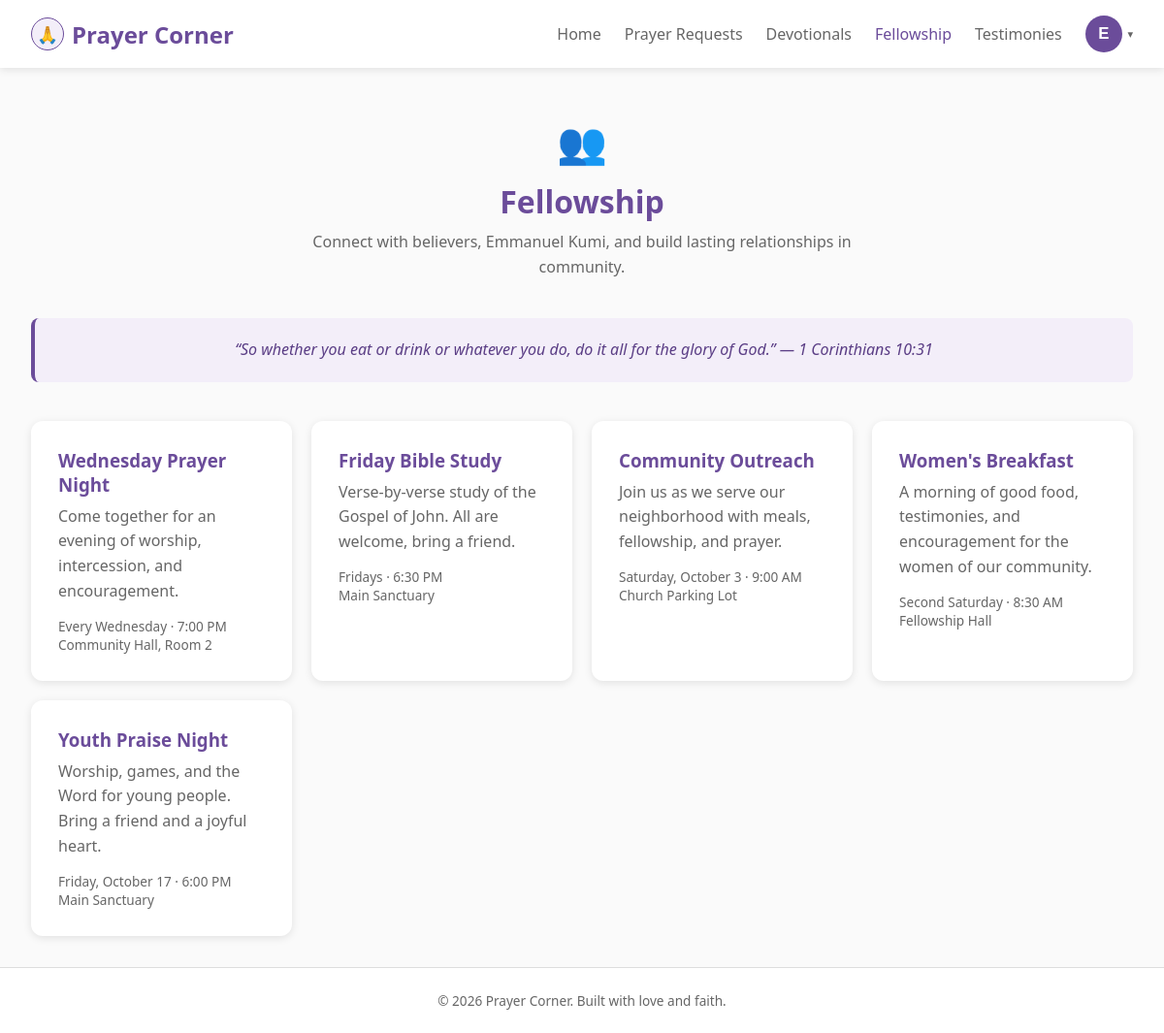
Page /fellowship.php (signed in) on the committed database.
### tables this page shows
CREATE TABLE `fellowship_events` (
  `id` int unsigned NOT NULL AUTO_INCREMENT,
  `title` varchar(200) NOT NULL,
  `schedule` varchar(200) NOT NULL,
  `location` varchar(200) NOT NULL,
  `body` text NOT NULL,
  `created_at` timestamp NULL DEFAULT CURRENT_TIMESTAMP,
  PRIMARY KEY (`id`)
);

### partials/verses.php (called while the page is built, shortened)
<?php
function get_daily_verse(string $page): array
{
    static $pools = null;
    if ($pools === null) {
        $pools = $GLOBALS['_verse_pools'] ?? [];
    }
    $pool = $pools[$page] ?? [];
    $index = (int) date('z') % count($pool);
    return $pool[$index];
}

### partials/helpers.php (called while the page is built, shortened)
<?php
if (!function_exists('h')) {
    function h(string $s): string
    {
        return htmlspecialchars($s, ENT_QUOTES, 'UTF-8');
    }
}

### config.php (called while the page is built, shortened)
<?php
function db(): PDO {
    static $pdo = null;
    if ($pdo === null) {
        try {
            $pdo = new PDO(
                'mysql:host=' . DB_HOST . ';port=' . DB_PORT . ';charset=utf8mb4',
                DB_USER,
                DB_PASS,
                [
                    PDO::ATTR_ERRMODE => PDO::ERRMODE_EXCEPTION,
                    PDO::ATTR_DEFAULT_FETCH_MODE => PDO::FETCH_ASSOC,
                ]
            );
            $pdo->exec('CREATE DATABASE IF NOT EXISTS `' . DB_NAME . '` CHARACTER SET utf8mb4 COLLATE utf8mb4_unicode_ci');
            $pdo->exec('USE `' . DB_NAME . '`');
            $pdo->exec(
                'CREATE TABLE IF NOT EXISTS users (
                    id INT UNSIGNED AUTO_INCREMENT PRIMARY KEY,
                    full_name VARCHAR(100) NOT NULL,
                    email VARCHAR(190) NOT NULL UNIQUE,
                    username VARCHAR(30) NOT NULL UNIQUE,
                    password_hash VARCHAR(255) NOT NULL,
                    created_at TIMESTAMP DEFAULT CURRENT_TIMESTAMP
                ) ENGINE=InnoDB'
            );
            $pdo->exec(
                'CREATE TABLE IF NOT EXISTS prayer_requests (
                    id INT UNSIGNED AUTO_INCREMENT PRIMARY KEY,
                    user_id INT UNSIGNED NOT NULL,
                    body TEXT NOT NULL,
                    created_at TIMESTAMP DEFAULT CURRENT_TIMESTAMP,
                    answered_at TIMESTAMP NULL DEFAULT NULL,
                    FOREIGN KEY (user_id) REFERENCES users(id) ON DELETE CASCADE
                ) ENGINE=InnoDB'
            );
            $pdo->exec(
                'CREATE TABLE IF NOT EXISTS prayer_requests_prayed (
                    id INT UNSIGNED AUTO_INCREMENT PRIMARY KEY,
                    prayer_request_id INT UNSIGNED NOT NULL,
                    user_id INT UNSIGNED NOT NULL,
                    created_at TIMESTAMP DEFAULT CURRENT_TIMESTAMP,
                    UNIQUE KEY (prayer_request_id, user_id),
                    FOREIGN KEY (prayer_request_id) REFERENCES prayer_requests(id) ON DELETE CASCADE,
                    FOREIGN KEY (user_id) REFERENCES users(id) ON DELETE CASCADE
                ) ENGINE=InnoDB'
            );
            $pdo->exec(
                'CREATE TABLE IF NOT EXISTS testimonies (
                    id INT UNSIGNED AUTO_INCREMENT PRIMARY KEY,
                    prayer_request_id INT UNSIGNED NOT NULL,
                    user_id INT UNSIGNED NOT NULL,
                    body TEXT NOT NULL,
                    created_at TIMESTAMP DEFAULT CURRENT_TIMESTAMP,
                    UNIQUE KEY (prayer_request_id, user_id),
                    FOREIGN KEY (prayer_request_id) REFERENCES prayer_requests(id) ON DELETE CASCADE,
                    FOREIGN KEY (user_id) REFERENCES users(id) ON DELETE CASCADE
                ) ENGINE=InnoDB'
            );
            $pdo->exec(
                'CREATE TABLE IF NOT EXISTS devotionals (
                    id INT UNSIGNED AUTO_INCREMENT PRIMARY KEY,
                    title VARCHAR(200) NOT NULL,
                    scripture VARCHAR(100) NOT NULL,
                    body TEXT NOT NULL,
                    mins INT UNSIGNED NOT NULL DEFAULT 5,
                    created_at TIMESTAMP DEFAULT CURRENT_TIMESTAMP
                ) ENGINE=InnoDB'
            );
            $pdo->exec(
                'CREATE TABLE IF NOT EXISTS fellowship_events (
                    id INT UNSIGNED AUTO_INCREMENT PRIMARY KEY,
                    title VARCHAR(200) NOT NULL,
                    schedule VARCHAR(200) NOT NULL,
                    location VARCHAR(200) NOT NULL,
                    body TEXT NOT NULL,
                    created_at TIMESTAMP DEFAULT CURRENT_TIMESTAMP
                ) ENGINE=InnoDB'
            );
        } catch (PDOException $e) {
            http_response_code(500);
            error_log('[Prayer Corner] DB error: ' . $e->getMessage());
            die('Database connection failed. Check that WAMP MySQL is running and try again.');
        }
    }
    return $pdo;
}
require_once __DIR__ . '/partials/helpers.php';

### fellowship.php (the view, shortened to what this page needs)
<?php
$full_name = htmlspecialchars($_SESSION['full_name'], ENT_QUOTES, 'UTF-8');
require_once __DIR__ . '/partials/verses.php';
require_once __DIR__ . '/config.php';
$events = db()->query('SELECT * FROM fellowship_events ORDER BY id')->fetchAll();
?>
<!DOCTYPE html>
<html lang="en">
<head>
  <link rel="stylesheet" href="styles.css?v=2">
</head>
<body>
  <?php
  require __DIR__ . '/partials/nav.php';
  ?>
  <main class="subpage">
    <div class="subpage-header">
      <div class="subpage-icon">&#128101;</div>
      <h1>Fellowship</h1>
      <p>Connect with believers, <?php echo $full_name; ?>, and build lasting relationships in community.</p>
    </div>
    <div class="verse-banner">
      <?php $v = get_daily_verse('fellowship'); ?>&ldquo;<?php echo h($v['text']); ?>&rdquo; &mdash; <?php echo h($v['ref']); ?>
    </div>
    <section class="features">
      <?php foreach ($events as $e): ?>
      <div class="feature-card">
        <h3><?php echo htmlspecialchars($e['title']); ?></h3>
        <p style="line-height: 1.6;"><?php echo htmlspecialchars($e['body']); ?></p>
        <div class="card-meta"><?php echo htmlspecialchars($e['schedule']); ?><br><?php echo htmlspecialchars($e['location']); ?></div>
      </div>
      <?php endforeach; ?>
    </section>
  </main>
  <?php require __DIR__ . '/partials/footer.php'; ?>
</body>
</html>

### styles.css (style rules this page uses)
* { margin: 0; padding: 0; box-sizing: border-box; }
:root { --primary: #6b4c9a; --primary-dark: #5a3d85; --primary-light: #f3eef9; --text: #333; --text-light: #666; --bg: #fafafa; --white: #ffffff; --border: #ddd; --shadow: 0 2px 8px rgba(0, 0, 0, 0.1); }
body { font-family: 'Segoe UI', Tahoma, Geneva, Verdana, sans-serif; background-color: var(--bg); color: var(--text); min-height: 100vh; display: flex; flex-direction: column; }
.features { display: grid; grid-template-columns: repeat(4, 1fr); gap: 1.25rem; margin-top: 4rem; padding: 0; }
.subpage .features { margin-top: 2.5rem; }
.feature-card { background: var(--white); border-radius: 12px; padding: 1.75rem; box-shadow: var(--shadow); transition: transform 0.2s; }
.feature-card h3 { color: var(--primary); margin-bottom: 0.5rem; }
.feature-card p { color: var(--text-light); line-height: 1.6; }
@media (max-width: 1200px) { .features { grid-template-columns: repeat(4, 1fr); } }
.subpage { flex: 1; padding: 3rem 2rem 2rem; max-width: 1200px; margin: 0 auto; }
.subpage-header { text-align: center; margin-bottom: 2.5rem; }
.subpage-header .subpage-icon { font-size: 2.6rem; margin-bottom: 0.75rem; }
.subpage-header h1 { color: var(--primary); font-size: 2rem; margin-bottom: 0.5rem; }
.subpage-header p { color: var(--text-light); max-width: 560px; margin: 0 auto; line-height: 1.6; }
.card-meta { font-size: 0.85rem; color: var(--text-light); margin-top: 0.85rem; }
.verse-banner { background-color: var(--primary-light); border-left: 4px solid var(--primary); border-radius: 8px; padding: 1.25rem 1.5rem; margin-bottom: 2rem; font-style: italic; color: var(--primary-dark); line-height: 1.6; text-align: center; }

### rows in the picture
fellowship_events: title "Wednesday Prayer Night", body "Come together for an evening of worship, intercession, and encouragement.", schedule "Every Wednesday · 7:00 PM", location "Community Hall, Room 2"
fellowship_events: title "Friday Bible Study", body "Verse-by-verse study of the Gospel of John. All are welcome, bring a friend.", schedule "Fridays · 6:30 PM", location "Main Sanctuary"
fellowship_events: title "Community Outreach", body "Join us as we serve our neighborhood with meals, fellowship, and prayer.", schedule "Saturday, October 3 · 9:00 AM", location "Church Parking Lot"
fellowship_events: title "Women's Breakfast", body "A morning of good food, testimonies, and encouragement for the women of our community.", schedule "Second Saturday · 8:30 AM", location "Fellowship Hall"
fellowship_events: title "Youth Praise Night", body "Worship, games, and the Word for young people. Bring a friend and a joyful heart.", schedule "Friday, October 17 · 6:00 PM", location "Main Sanctuary"

### other values in the picture
$label "Home Prayer Requests Devotionals Fellowship Testimonies"
$user_initial "E"
$full_name "Emmanuel Kumi"
$v['text'] "So whether you eat or drink or whatever you do, do it all for the glory of God."
$v['ref'] "1 Corinthians 10:31"
